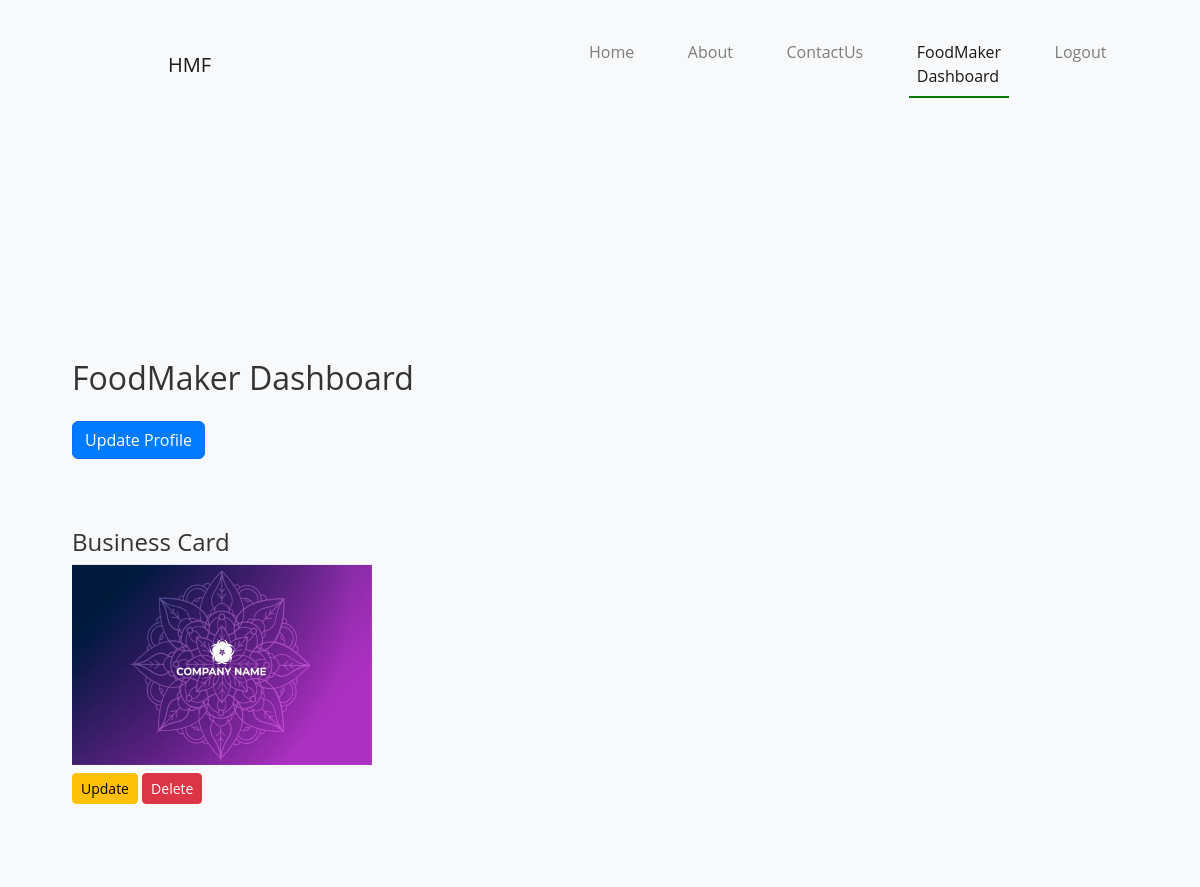
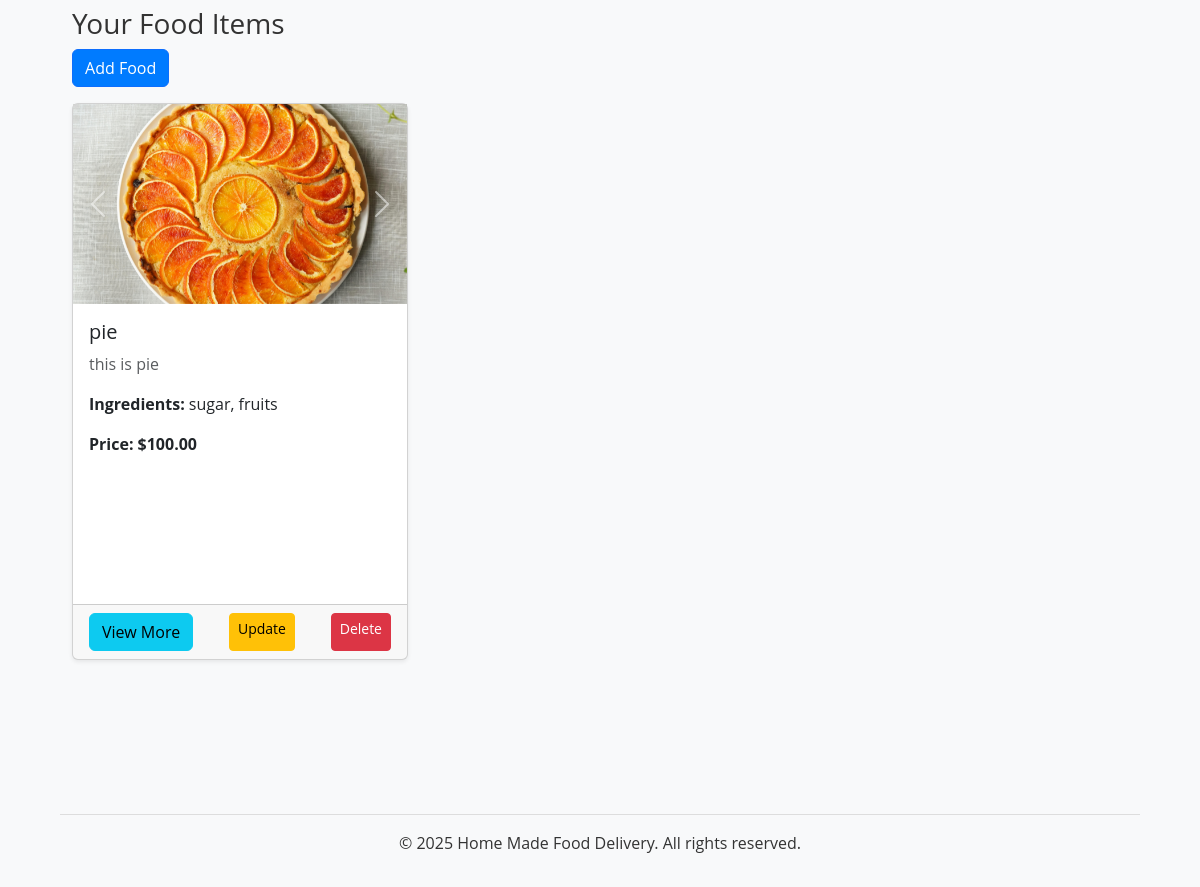
The page /dashboard/foodmaker/ (signed in) on the database its author committed (2 pictures, top to bottom).
### foodapp/models.py (models this page shows, shortened)
class User(AbstractUser):
    ROLE_CHOICES = [
        ('Eater', 'Eater'),
        ('FoodMaker', 'FoodMaker'),
    ]
    role = models.CharField(max_length=10, choices=ROLE_CHOICES)
    groups = models.ManyToManyField(
        Group,
        related_name='foodapp_user_set',
        blank=True,
        help_text='The groups this user belongs to.',
        verbose_name='groups',
    )
    user_permissions = models.ManyToManyField(
        Permission,
        related_name='foodapp_user_permissions_set',
        blank=True,
        help_text='Specific permissions for this user.',
        verbose_name='user permissions',
    )

class FoodMakerProfile(models.Model):
    US_STATES = [
        ('AL', 'Alabama'), ('AK', 'Alaska'), ('AZ', 'Arizona'), ('AR', 'Arkansas'),
        ('CA', 'California'), ('CO', 'Colorado'), ('CT', 'Connecticut'), ('DE', 'Delaware'),
        ('FL', 'Florida'), ('GA', 'Georgia'), ('HI', 'Hawaii'), ('ID', 'Idaho'),
        ('IL', 'Illinois'), ('IN', 'Indiana'), ('IA', 'Iowa'), ('KS', 'Kansas'),
        ('KY', 'Kentucky'), ('LA', 'Louisiana'), ('ME', 'Maine'), ('MD', 'Maryland'),
        ('MA', 'Massachusetts'), ('MI', 'Michigan'), ('MN', 'Minnesota'), ('MS', 'Mississippi'),
        ('MO', 'Missouri'), ('MT', 'Montana'), ('NE', 'Nebraska'), ('NV', 'Nevada'),
        ('NH', 'New Hampshire'), ('NJ', 'New Jersey'), ('NM', 'New Mexico'), ('NY', 'New York'),
        ('NC', 'North Carolina'), ('ND', 'North Dakota'), ('OH', 'Ohio'), ('OK', 'Oklahoma'),
        ('OR', 'Oregon'), ('PA', 'Pennsylvania'), ('RI', 'Rhode Island'), ('SC', 'South Carolina'),
        ('SD', 'South Dakota'), ('TN', 'Tennessee'), ('TX', 'Texas'), ('UT', 'Utah'),
        ('VT', 'Vermont'), ('VA', 'Virginia'), ('WA', 'Washington'), ('WV', 'West Virginia'),
        ('WI', 'Wisconsin'), ('WY', 'Wyoming')
    ]
    user = models.OneToOneField(User, on_delete=models.CASCADE, related_name="foodmaker_profile")
    first_name = models.CharField(max_length=100)
    last_name = models.CharField(max_length=100)
    street_name = models.CharField(max_length=100)
    city = models.CharField(max_length=100)
    zipcode = models.CharField(max_length=10)
    bio = models.TextField(blank=True)
    website_url = models.URLField(blank=True, null=True)
    specialized_cuisines = models.CharField(max_length=255, blank=True, null=True)
    preparation_time = models.PositiveIntegerField(default=1)  # Hours
    business_name = models.CharField(max_length=100)
    business_card_front = models.ImageField(upload_to='business_cards/', blank=True, null=True)
    business_card_back = models.ImageField(upload_to='business_cards/', blank=True, null=True)
    address = models.CharField(max_length=255)
    phone_number = models.CharField(max_length=15)
    state = models.CharField(max_length=2, choices=US_STATES)
    is_subscribed = models.BooleanField(default=False)  # Subscription status
    subscription_expiry = models.DateField(null=True, blank=True)  # Expiry date

class FoodItem(models.Model):
    foodmaker = models.ForeignKey(FoodMakerProfile, on_delete=models.CASCADE, related_name="food_items")
    title = models.CharField(max_length=255)
    description = models.TextField()
    ingredients = models.TextField(blank=True, null=True)  # New field for ingredients
    price = models.DecimalField(max_digits=10, decimal_places=2)
    cuisine = models.CharField(max_length=100)
    food_type = models.CharField(max_length=100, default='Snacks')
    food_protien = models.CharField(max_length=100, default="None")
    food_image = models.ImageField(upload_to='food_images/', blank=True, null=True)
    food_image2 = models.ImageField(upload_to='food_images/', blank=True, null=True)
    food_image3 = models.ImageField(upload_to='food_images/', blank=True, null=True)

### foodapp/views.py (the view)
# urls.py: path('dashboard/foodmaker/', views.foodmaker_dashboard, name='foodmaker_dashboard'),
@login_required
def foodmaker_dashboard(request):
    if request.user.role != 'FoodMaker':
        return redirect('home')  # Redirect to home or show an error page if the user is not a foodmaker
    food_items = FoodItem.objects.filter(foodmaker=request.user.foodmaker_profile)
    return render(request, 'foodmaker_dashboard.html', {'food_items': food_items})

### foodapp/templates/foodmaker_dashboard.html (shortened to what this page needs)
{% extends 'base.html' %}
{% block content %}
<section>
</section>
<section>
    <h2 class="mb-4">FoodMaker Dashboard</h2>
    <a href="{% url 'update_profile' %}" class="btn btn-primary mb-3">Update Profile</a>
    <section>
        <div class="mb-4">
            <h4>Business Card</h4>
            {% if user.foodmaker_profile.business_card_front %}
                <div class="business-card-container">
                    <div class="business-card">
                        <img src="{{ user.foodmaker_profile.business_card_front.url }}" class="front" alt="Business Card Front">
                    </div>
                    <div class="mt-2">
                        <a href="{% url 'update_business_card' side='front' %}" class="btn btn-warning btn-sm">Update</a>
                        <a href="{% url 'delete_business_card' %}" class="btn btn-danger btn-sm">Delete</a>
                    </div>
                </div>
            {% else %}
                <a href="{% url 'update_business_card' side='front' %}" class="btn btn-primary">Add Business Card</a>
            {% endif %}
        </div>
    </section>
    <section>
    <h3>Your Food Items</h3>
    <a href="{% url 'add_food' %}" class="btn btn-primary mb-3">Add Food</a>
    {% if food_items %}
    <div class="row row-cols-1 row-cols-md-2 row-cols-lg-3 g-4">
        {% for food in food_items %}
        <div class="col">
            <div class="card h-100 shadow-sm">
                <div id="carousel{{ food.id }}" class="carousel slide" data-bs-ride="carousel">
                    <div class="carousel-inner">
                        {% if food.food_image %}
                            <div class="carousel-item active">
                                <img src="{{ food.food_image.url }}" class="d-block w-100" alt="{{ food.title }}" style="height: 200px; object-fit: cover;">
                            </div>
                        {% endif %}
                    </div>
                    <button class="carousel-control-prev" type="button" data-bs-target="#carousel{{ food.id }}" data-bs-slide="prev">
                        <span class="carousel-control-prev-icon" aria-hidden="true"></span>
                    </button>
                    <button class="carousel-control-next" type="button" data-bs-target="#carousel{{ food.id }}" data-bs-slide="next">
                        <span class="carousel-control-next-icon" aria-hidden="true"></span>
                    </button>
                </div>
                <div class="card-body" style="height: 300px;">
                    <h5 class="card-title">{{ food.title }}</h5>
                    <p class="card-text text-muted">{{ food.description|truncatewords:15 }}</p>
                    <p class="card-text"><strong>Ingredients:</strong> {{ food.ingredients|truncatewords:10 }}</p>
                    <p class="card-text fw-bold">Price: ${{ food.price }}</p>
                </div>
                <div class="card-footer d-flex justify-content-between">
                    <a href="{% url 'food_detail' food.id %}" class="btn btn-info">View More</a>
                    <a href="{% url 'update_food' food.id %}" class="btn btn-warning btn-sm">Update</a>
                    <a href="{% url 'delete_food' food.id %}" class="btn btn-danger btn-sm">Delete</a>
                </div>
            </div>
        </div>
        {% endfor %}
    </div>
{% else %}
    <p class="text-muted">You haven't added any food items yet.</p>
{% endif %}
    </section>
</section>
{% endblock %}

### foodapp/static/css/styles.css (style rules this page uses)
*, *::before, *::after { margin: 0; padding: 0; box-sizing: border-box; }
body { min-height: 100vh; display: flex; flex-direction: column; font-family: 'Open Sans', sans-serif; background-color: #f8f9fa; color: #333; margin-left: 5%; margin-right: 5%; }
.btn-primary { background-color: #007bff; }
section { padding-top: 5%; padding-bottom: 5%; }
.card { min-height: auto; display: flex; flex-direction: column; }

### foodapp/templates/foodmaker_dashboard.html (style rules this page uses)
.business-card-container { position: relative; width: 300px; height: 200px; perspective: 1000px; }
.business-card { position: relative; width: 100%; height: 100%; transition: transform 0.5s; transform-style: preserve-3d; }
.business-card img { position: absolute; width: 100%; height: 100%; backface-visibility: hidden; }

### rows shown on the page
User: foodmaker_profile.business_card_front (picture)
FoodItem: food_image (picture), title "pie", description "this is pie", ingredients "sugar, fruits", price "100.00"
